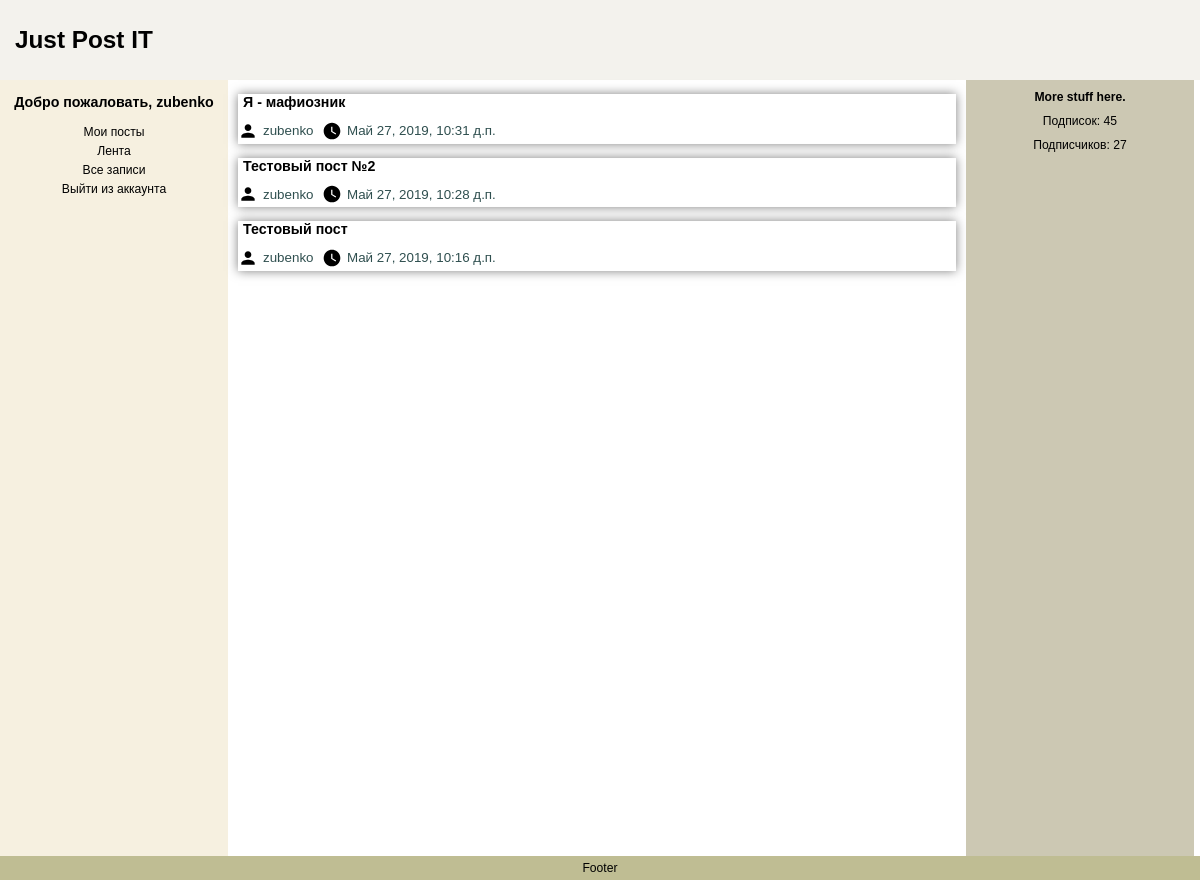
The page /home/author/zubenko (signed in) on the database its author committed.
### justPost/models.py (models this page shows, shortened)
class Posts (models.Model):
    post_id = models.AutoField(primary_key=True)
    author = models.ForeignKey(Profile, on_delete=models.CASCADE)
    title = models.CharField(max_length=200)
    pub_date = models.DateTimeField()
    content = models.TextField(max_length=1000)
    class Meta:
        ordering = ['pub_date']

class Profile (models.Model):
    user = models.OneToOneField(User, on_delete=models.CASCADE)
    about_me = models.CharField(max_length=250, null=True, blank=True)
    subscriptions = models.ManyToManyField('self', related_name='subscribers')
    viewed_posts = models.ManyToManyField('Posts', related_name='viewers')

### justPost/views.py (the view)
# urls.py: url(r'^author/(?P<stub>[-\w]+)$', authorPostsView, name='author'),
def authorPostsView(request,stub):
    if request.user.is_authenticated:
        if request.method == 'GET':
            posts = Posts.objects.filter(author__user__username__exact=stub).order_by('-pub_date')
            return render(request, 'posts.html', {'posts': posts})
    else:
        return redirect('login')

### templates/posts.html (shortened to what this page needs)
{% extends 'home.html' %}

### templates/home.html (shortened to what this page needs)
{% extends 'base.html' %}
{% block body %}
    <div id="container">
  {% block top-header %}<div id="header"><h1><a href="">Just Post IT</a></h1></div> {% endblock %}
   {% block navigation %}
  <div id="navigation">
   {% if user.is_authenticated %}
      <p><h3>Добро пожаловать, {{ user.get_username }}</h3></p>
       <ul>
        <li><a href="{% url 'home' %}">Мои посты</a></li>
        <li><a href="">Лента</a></li>
        <li><a href="{% url 'posts' %}">Все записи</a></li>
        <li><a href="{% url 'logout' %}">Выйти из аккаунта</a></li>
    </ul>
   {% endif %}
  </div>
    {% endblock %}
    {% block content %}
  <div id="content">
    <div>
        {% if posts.exists %}
            {% for post in posts %}
                <div class="post_container">
                    <h3><a href="">{{ post.title }}</a></h3>
                    <div class="svg_container">
                        <div class="outside">
                            <svg width="20" aria-hidden="true" role="img" focusable="false" viewBox="0 0 24 24" version="1.1" xmlns="http://www.w3.org/2000/svg">
                                <path d="M12 12c2.21 0 4-1.79 4-4s-1.79-4-4-4-4 1.79-4 4 1.79 4 4 4zm0 2c-2.67 0-8 1.34-8 4v2h16v-2c0-2.66-5.33-4-8-4z"></path>
                            </svg>
                            <a href="{% url 'author' post.author.user.get_username %}" >{{post.author.user.username }}</a>
                        </div>
                    </div>
                    <div class="svg_container">
                        <div class="outside">
                            <svg width="20" aria-hidden="true" role="img" focusable="false" viewBox="0 0 24 24" version="1.1" xmlns="http://www.w3.org/2000/svg">
                                <path d="M12 2C6.5 2 2 6.5 2 12s4.5 10 10 10 10-4.5 10-10S17.5 2 12 2zm4.2 14.2L11 13V7h1.5v5.2l4.5 2.7-.8 1.3z"></path>
                            </svg>
                            <a href="" >{{post.pub_date }}</a>
                        </div>
                    </div>
                    <br>
                </div>
            {% endfor %}
        {% endif %}
    </div>
  </div>
    {%  endblock %}
    {% block counters %}
  <div id="extra">
    <p><strong>More stuff here.</strong></p>
    <p>Подписок: 45</p>
    <p>Подписчиков: 27</p>
  </div>
{% endblock %}
</div>
    <div id="footer">
    <p>Footer</p>
  </div>
{% endblock %}

### justPost/static/style.css (style rules this page uses)
html,body { margin:0; height: 100%; }
body { font: 76% arial,sans-serif; text-align:center; }
p { margin:10px }
a { padding:5px; text-decoration:none; color:#000000; }
div#header { background-color:#F3F2ED; text-align: left; }
div#header h1 { height:80px; line-height:80px; margin:0; padding-left:10px; }
div#container { height:100vh; width:100%; text-align:center; }
div#navigation { background:#F6F0E0; width:19%; height: 100%; float: left; }
div#navigation ul { margin:15px 0; padding:0; list-style-type:none; }
div#navigation li { margin-bottom:5px; }
div#content { width:61%; height: 100%; float: left; }
div#extra { background:#CCC8B3; display:inline-block; width:19%; height: 100%; }
div#footer { background:#BFBD93; clear:left; width:100%; position: fixed; bottom: 0px; }
div#footer p { margin:0; padding:5px 10px; }
div.post_container { box-shadow: 0 0 10px rgba(0,0,0,0.5); text-align: left; margin-right: 4px; margin-left: 10px; }
div.svg_container { display: inline-block; }
div.outside { height: 1em; display: flex; align-items: center; justify-content: center }
div.outside svg, div.outside a { margin: 0; font-size: 1.1em; color: darkslategray; }

### rows shown on the page
Posts: title "Я - мафиозник", author.user.username "zubenko", pub_date "Май 27, 2019, 10:31 д.п."
Posts: title "Тестовый пост №2", author.user.username "zubenko", pub_date "Май 27, 2019, 10:28 д.п."
Posts: title "Тестовый пост", author.user.username "zubenko", pub_date "Май 27, 2019, 10:16 д.п."

### other values the page prints
{{ user.get_username }} "zubenko"
